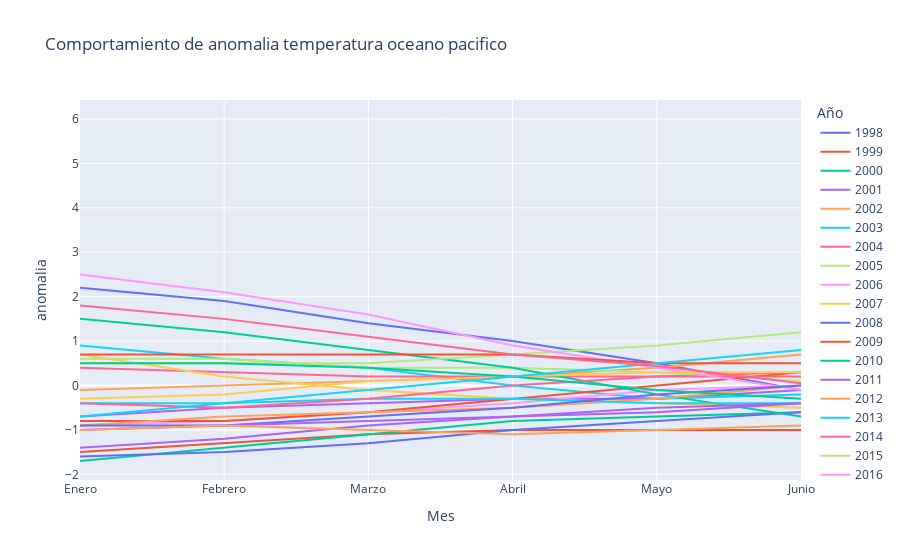

Write notebook code for a chart like this one.
### Code cell
meses_orden = ["Enero", "Febrero", "Marzo", "Abril", "Mayo", "Junio"]
df_melted['Mes'] = pd.Categorical(df_melted['Mes'], categories=meses_orden, ordered=True)

# Graficar la serie de tiempo
fig = px.line(df_melted, x='Mes', y='a_pacifico', color='Año',
              labels={'Mes': 'Mes', 'a_pacifico': 'anomalia', 'Año': 'Año'},
              title='Comportamiento de anomalia temperatura oceano pacifico')

fig.show()

### Figure 1 — Plotly figure (JSON) as saved in the notebook; plotly's stock layout.template omitted (floating-point values rounded to 4 significant figures)
{"data": [{"hovertemplate": "Año=1998<br>Mes=%{x}<br>anomalia=%{y}<extra></extra>", "legendgroup": "1998", "line": {"color": "#636efa", "dash": "solid"}, "marker": {"symbol": "circle"}, "mode": "lines", "name": "1998", "orientation": "v", "showlegend": true, "type": "scatter", "x": ["Enero", "Febrero", "Marzo", "Abril", "Mayo", "Junio", null], "xaxis": "x", "y": [2.2, 1.9, 1.4, 1, 0.5, -0.1, 3], "yaxis": "y"}, {"hovertemplate": "Año=1999<br>Mes=%{x}<br>anomalia=%{y}<extra></extra>", "legendgroup": "1999", "line": {"color": "#EF553B", "dash": "solid"}, "marker": {"symbol": "circle"}, "mode": "lines", "name": "1999", "orientation": "v", "showlegend": true, "type": "scatter", "x": ["Enero", "Febrero", "Marzo", "Abril", "Mayo", "Junio", null], "xaxis": "x", "y": [-1.5, -1.3, -1.1, -1, -1, -1, 1], "yaxis": "y"}, {"hovertemplate": "Año=2000<br>Mes=%{x}<br>anomalia=%{y}<extra></extra>", "legendgroup": "2000", "line": {"color": "#00cc96", "dash": "solid"}, "marker": {"symbol": "circle"}, "mode": "lines", "name": "2000", "orientation": "v", "showlegend": true, "type": "scatter", "x": ["Enero", "Febrero", "Marzo", "Abril", "Mayo", "Junio", null], "xaxis": "x", "y": [-1.7, -1.4, -1.1, -0.8, -0.7, -0.6, 1], "yaxis": "y"}, {"hovertemplate": "Año=2001<br>Mes=%{x}<br>anomalia=%{y}<extra></extra>", "legendgroup": "2001", "line": {"color": "#ab63fa", "dash": "solid"}, "marker": {"symbol": "circle"}, "mode": "lines", "name": "2001", "orientation": "v", "showlegend": true, "type": "scatter", "x": ["Enero", "Febrero", "Marzo", "Abril", "Mayo", "Junio", null], "xaxis": "x", "y": [-0.7, -0.5, -0.4, -0.3, -0.3, -0.1, 2], "yaxis": "y"}, {"hovertemplate": "Año=2002<br>Mes=%{x}<br>anomalia=%{y}<extra></extra>", "legendgroup": "2002", "line": {"color": "#FFA15A", "dash": "solid"}, "marker": {"symbol": "circle"}, "mode": "lines", "name": "2002", "orientation": "v", "showlegend": true, "type": "scatter", "x": ["Enero", "Febrero", "Marzo", "Abril", "Mayo", "Junio", null], "xaxis": "x", "y": [-0.1, 0, 0.1, 0.2, 0.4, 0.7, 2], "yaxis": "y"}, {"hovertemplate": "Año=2003<br>Mes=%{x}<br>anomalia=%{y}<extra></extra>", "legendgroup": "2003", "line": {"color": "#19d3f3", "dash": "solid"}, "marker": {"symbol": "circle"}, "mode": "lines", "name": "2003", "orientation": "v", "showlegend": true, "type": "scatter", "x": ["Enero", "Febrero", "Marzo", "Abril", "Mayo", "Junio", null], "xaxis": "x", "y": [0.9, 0.6, 0.4, 0, -0.3, -0.2, 5], "yaxis": "y"}, {"hovertemplate": "Año=2004<br>Mes=%{x}<br>anomalia=%{y}<extra></extra>", "legendgroup": "2004", "line": {"color": "#FF6692", "dash": "solid"}, "marker": {"symbol": "circle"}, "mode": "lines", "name": "2004", "orientation": "v", "showlegend": true, "type": "scatter", "x": ["Enero", "Febrero", "Marzo", "Abril", "Mayo", "Junio", null], "xaxis": "x", "y": [0.4, 0.3, 0.2, 0.2, 0.2, 0.3, 5], "yaxis": "y"}, {"hovertemplate": "Año=2005<br>Mes=%{x}<br>anomalia=%{y}<extra></extra>", "legendgroup": "2005", "line": {"color": "#B6E880", "dash": "solid"}, "marker": {"symbol": "circle"}, "mode": "lines", "name": "2005", "orientation": "v", "showlegend": true, "type": "scatter", "x": ["Enero", "Febrero", "Marzo", "Abril", "Mayo", "Junio", null], "xaxis": "x", "y": [0.6, 0.6, 0.4, 0.4, 0.3, 0.1, 5], "yaxis": "y"}, {"hovertemplate": "Año=2006<br>Mes=%{x}<br>anomalia=%{y}<extra></extra>", "legendgroup": "2006", "line": {"color": "#FF97FF", "dash": "solid"}, "marker": {"symbol": "circle"}, "mode": "lines", "name": "2006", "orientation": "v", "showlegend": true, "type": "scatter", "x": ["Enero", "Febrero", "Marzo", "Abril", "Mayo", "Junio", null], "xaxis": "x", "y": [-0.9, -0.8, -0.6, -0.4, -0.1, 0, 2], "yaxis": "y"}, {"hovertemplate": "Año=2007<br>Mes=%{x}<br>anomalia=%{y}<extra></extra>", "legendgroup": "2007", "line": {"color": "#FECB52", "dash": "solid"}, "marker": {"symbol": "circle"}, "mode": "lines", "name": "2007", "orientation": "v", "showlegend": true, "type": "scatter", "x": ["Enero", "Febrero", "Marzo", "Abril", "Mayo", "Junio", null], "xaxis": "x", "y": [0.7, 0.2, -0.1, -0.3, -0.4, -0.5, 5], "yaxis": "y"}, {"hovertemplate": "Año=2008<br>Mes=%{x}<br>anomalia=%{y}<extra></extra>", "legendgroup": "2008", "line": {"color": "#636efa", "dash": "solid"}, "marker": {"symbol": "circle"}, "mode": "lines", "name": "2008", "orientation": "v", "showlegend": true, "type": "scatter", "x": ["Enero", "Febrero", "Marzo", "Abril", "Mayo", "Junio", null], "xaxis": "x", "y": [-1.6, -1.5, -1.3, -1, -0.8, -0.6, 1], "yaxis": "y"}, {"hovertemplate": "Año=2009<br>Mes=%{x}<br>anomalia=%{y}<extra></extra>", "legendgroup": "2009", "line": {"color": "#EF553B", "dash": "solid"}, "marker": {"symbol": "circle"}, "mode": "lines", "name": "2009", "orientation": "v", "showlegend": true, "type": "scatter", "x": ["Enero", "Febrero", "Marzo", "Abril", "Mayo", "Junio", null], "xaxis": "x", "y": [-0.8, -0.8, -0.6, -0.3, 0, 0.3, 2], "yaxis": "y"}, {"hovertemplate": "Año=2010<br>Mes=%{x}<br>anomalia=%{y}<extra></extra>", "legendgroup": "2010", "line": {"color": "#00cc96", "dash": "solid"}, "marker": {"symbol": "circle"}, "mode": "lines", "name": "2010", "orientation": "v", "showlegend": true, "type": "scatter", "x": ["Enero", "Febrero", "Marzo", "Abril", "Mayo", "Junio", null], "xaxis": "x", "y": [1.5, 1.2, 0.8, 0.4, -0.2, -0.7, 4], "yaxis": "y"}, {"hovertemplate": "Año=2011<br>Mes=%{x}<br>anomalia=%{y}<extra></extra>", "legendgroup": "2011", "line": {"color": "#ab63fa", "dash": "solid"}, "marker": {"symbol": "circle"}, "mode": "lines", "name": "2011", "orientation": "v", "showlegend": true, "type": "scatter", "x": ["Enero", "Febrero", "Marzo", "Abril", "Mayo", "Junio", null], "xaxis": "x", "y": [-1.4, -1.2, -0.9, -0.7, -0.6, -0.4, 1], "yaxis": "y"}, {"hovertemplate": "Año=2012<br>Mes=%{x}<br>anomalia=%{y}<extra></extra>", "legendgroup": "2012", "line": {"color": "#FFA15A", "dash": "solid"}, "marker": {"symbol": "circle"}, "mode": "lines", "name": "2012", "orientation": "v", "showlegend": true, "type": "scatter", "x": ["Enero", "Febrero", "Marzo", "Abril", "Mayo", "Junio", null], "xaxis": "x", "y": [-0.9, -0.7, -0.6, -0.5, -0.3, 0, 2], "yaxis": "y"}, {"hovertemplate": "Año=2013<br>Mes=%{x}<br>anomalia=%{y}<extra></extra>", "legendgroup": "2013", "line": {"color": "#19d3f3", "dash": "solid"}, "marker": {"symbol": "circle"}, "mode": "lines", "name": "2013", "orientation": "v", "showlegend": true, "type": "scatter", "x": ["Enero", "Febrero", "Marzo", "Abril", "Mayo", "Junio", null], "xaxis": "x", "y": [-0.4, -0.4, -0.3, -0.3, -0.4, -0.4, 2], "yaxis": "y"}, {"hovertemplate": "Año=2014<br>Mes=%{x}<br>anomalia=%{y}<extra></extra>", "legendgroup": "2014", "line": {"color": "#FF6692", "dash": "solid"}, "marker": {"symbol": "circle"}, "mode": "lines", "name": "2014", "orientation": "v", "showlegend": true, "type": "scatter", "x": ["Enero", "Febrero", "Marzo", "Abril", "Mayo", "Junio", null], "xaxis": "x", "y": [-0.4, -0.5, -0.3, 0, 0.2, 0.2, 2], "yaxis": "y"}, {"hovertemplate": "Año=2015<br>Mes=%{x}<br>anomalia=%{y}<extra></extra>", "legendgroup": "2015", "line": {"color": "#B6E880", "dash": "solid"}, "marker": {"symbol": "circle"}, "mode": "lines", "name": "2015", "orientation": "v", "showlegend": true, "type": "scatter", "x": ["Enero", "Febrero", "Marzo", "Abril", "Mayo", "Junio", null], "xaxis": "x", "y": [0.5, 0.5, 0.5, 0.7, 0.9, 1.2, 6], "yaxis": "y"}, {"hovertemplate": "Año=2016<br>Mes=%{x}<br>anomalia=%{y}<extra></extra>", "legendgroup": "2016", "line": {"color": "#FF97FF", "dash": "solid"}, "marker": {"symbol": "circle"}, "mode": "lines", "name": "2016", "orientation": "v", "showlegend": true, "type": "scatter", "x": ["Enero", "Febrero", "Marzo", "Abril", "Mayo", "Junio", null], "xaxis": "x", "y": [2.5, 2.1, 1.6, 0.9, 0.4, -0.1, 3], "yaxis": "y"}, {"hovertemplate": "Año=2017<br>Mes=%{x}<br>anomalia=%{y}<extra></extra>", "legendgroup": "2017", "line": {"color": "#FECB52", "dash": "solid"}, "marker": {"symbol": "circle"}, "mode": "lines", "name": "2017", "orientation": "v", "showlegend": true, "type": "scatter", "x": ["Enero", "Febrero", "Marzo", "Abril", "Mayo", "Junio", null], "xaxis": "x", "y": [-0.3, -0.2, 0.1, 0.2, 0.3, 0.3, 2], "yaxis": "y"}, {"hovertemplate": "Año=2018<br>Mes=%{x}<br>anomalia=%{y}<extra></extra>", "legendgroup": "2018", "line": {"color": "#636efa", "dash": "solid"}, "marker": {"symbol": "circle"}, "mode": "lines", "name": "2018", "orientation": "v", "showlegend": true, "type": "scatter", "x": ["Enero", "Febrero", "Marzo", "Abril", "Mayo", "Junio", null], "xaxis": "x", "y": [-0.9, -0.9, -0.7, -0.5, -0.2, 0, 2], "yaxis": "y"}, {"hovertemplate": "Año=2019<br>Mes=%{x}<br>anomalia=%{y}<extra></extra>", "legendgroup": "2019", "line": {"color": "#EF553B", "dash": "solid"}, "marker": {"symbol": "circle"}, "mode": "lines", "name": "2019", "orientation": "v", "showlegend": true, "type": "scatter", "x": ["Enero", "Febrero", "Marzo", "Abril", "Mayo", "Junio", null], "xaxis": "x", "y": [0.7, 0.7, 0.7, 0.7, 0.5, 0.5, 5], "yaxis": "y"}, {"hovertemplate": "Año=2020<br>Mes=%{x}<br>anomalia=%{y}<extra></extra>", "legendgroup": "2020", "line": {"color": "#00cc96", "dash": "solid"}, "marker": {"symbol": "circle"}, "mode": "lines", "name": "2020", "orientation": "v", "showlegend": true, "type": "scatter", "x": ["Enero", "Febrero", "Marzo", "Abril", "Mayo", "Junio", null], "xaxis": "x", "y": [0.5, 0.5, 0.4, 0.2, -0.1, -0.3, 5], "yaxis": "y"}, {"hovertemplate": "Año=2021<br>Mes=%{x}<br>anomalia=%{y}<extra></extra>", "legendgroup": "2021", "line": {"color": "#ab63fa", "dash": "solid"}, "marker": {"symbol": "circle"}, "mode": "lines", "name": "2021", "orientation": "v", "showlegend": true, "type": "scatter", "x": ["Enero", "Febrero", "Marzo", "Abril", "Mayo", "Junio", null], "xaxis": "x", "y": [-1, -0.9, -0.8, -0.7, -0.5, -0.4, 1], "yaxis": "y"}, {"hovertemplate": "Año=2022<br>Mes=%{x}<br>anomalia=%{y}<extra></extra>", "legendgroup": "2022", "line": {"color": "#FFA15A", "dash": "solid"}, "marker": {"symbol": "circle"}, "mode": "lines", "name": "2022", "orientation": "v", "showlegend": true, "type": "scatter", "x": ["Enero", "Febrero", "Marzo", "Abril", "Mayo", "Junio", null], "xaxis": "x", "y": [-1, -0.9, -1, -1.1, -1, -0.9, 1], "yaxis": "y"}, {"hovertemplate": "Año=2023<br>Mes=%{x}<br>anomalia=%{y}<extra></extra>", "legendgroup": "2023", "line": {"color": "#19d3f3", "dash": "solid"}, "marker": {"symbol": "circle"}, "mode": "lines", "name": "2023", "orientation": "v", "showlegend": true, "type": "scatter", "x": ["Enero", "Febrero", "Marzo", "Abril", "Mayo", "Junio", null], "xaxis": "x", "y": [-0.7, -0.4, -0.1, 0.2, 0.5, 0.8, 2], "yaxis": "y"}, {"hovertemplate": "Año=2024<br>Mes=%{x}<br>anomalia=%{y}<extra></extra>", "legendgroup": "2024", "line": {"color": "#FF6692", "dash": "solid"}, "marker": {"symbol": "circle"}, "mode": "lines", "name": "2024", "orientation": "v", "showlegend": true, "type": "scatter", "x": ["Enero", "Febrero", "Marzo", "Abril", "Mayo", "Junio", null], "xaxis": "x", "y": [1.8, 1.5, 1.1, 0.7, 0.44, 0.05, 3], "yaxis": "y"}], "layout": {"legend": {"title": {"text": "Año"}, "tracegroupgap": 0}, "title": {"text": "Comportamiento de anomalia temperatura oceano pacifico"}, "xaxis": {"anchor": "y", "domain": [0, 1], "title": {"text": "Mes"}}, "yaxis": {"anchor": "x", "domain": [0, 1], "title": {"text": "anomalia"}}}}
